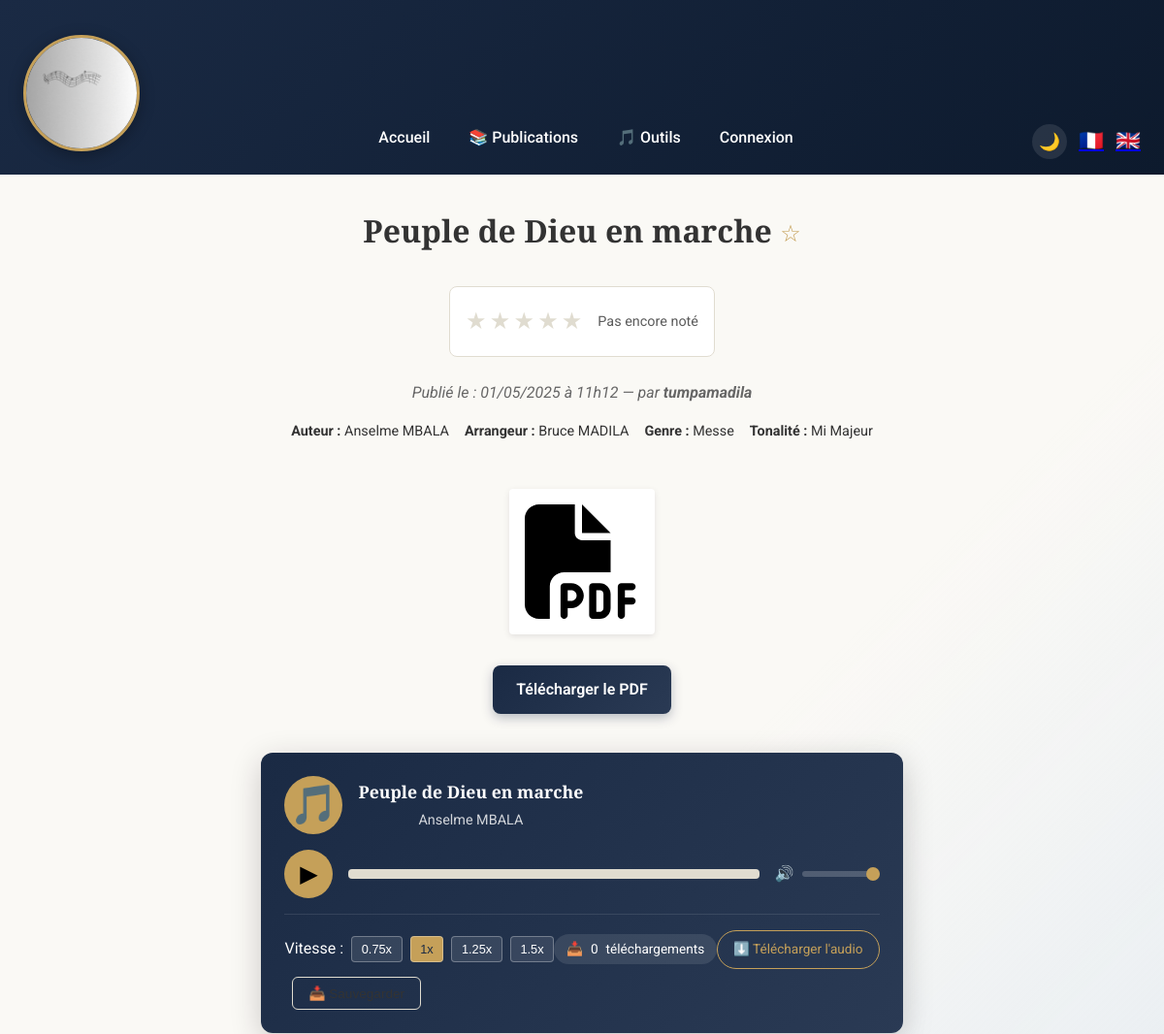
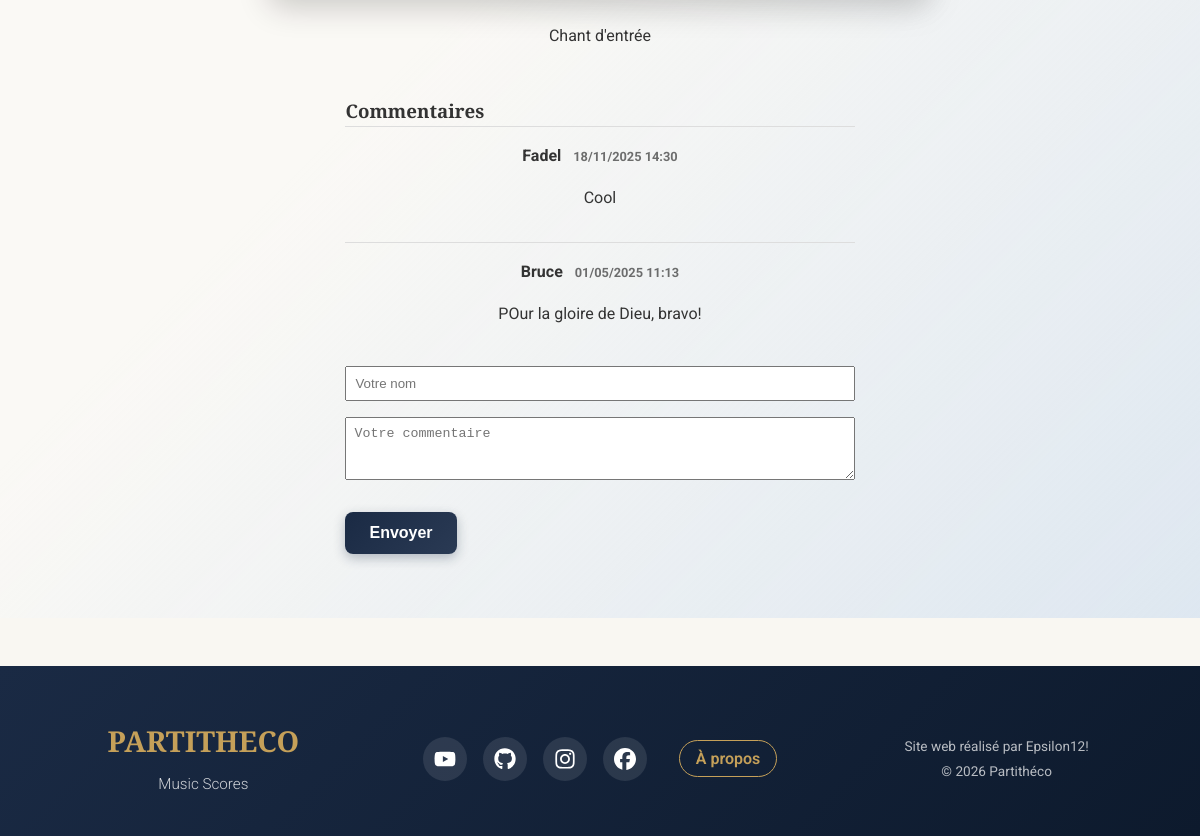
The page /project.php?id=8&lang=fr on the database its author committed (2 pictures, top to bottom).
### tables this page shows
CREATE TABLE projects (
                id INTEGER PRIMARY KEY AUTOINCREMENT,
                user_id INTEGER NOT NULL,
                title TEXT NOT NULL,
                description TEXT NOT NULL,
                thumbnail TEXT,
                date_publication DATETIME DEFAULT CURRENT_TIMESTAMP, media TEXT, author TEXT, arranger TEXT, genre TEXT, tonality TEXT, moment_messe TEXT, temps_liturgique TEXT, is_liturgical BOOLEAN DEFAULT 0, voix TEXT,
                FOREIGN KEY(user_id) REFERENCES users(id)
            );

CREATE TABLE users (
                id INTEGER PRIMARY KEY AUTOINCREMENT,
                username TEXT NOT NULL UNIQUE,
                email TEXT NOT NULL UNIQUE,
                password TEXT NOT NULL
            , paroisse TEXT, role_choral TEXT);

CREATE TABLE comments (
                    id          INTEGER PRIMARY KEY AUTOINCREMENT,
                    project_id  INTEGER NOT NULL,
                    author      TEXT NOT NULL,
                    content     TEXT NOT NULL,
                    created_at  DATETIME DEFAULT CURRENT_TIMESTAMP,
                    FOREIGN KEY(project_id) REFERENCES projects(id)
                );

### classes/Project.php (called while the page is built, shortened)
<?php
class Project {
    private PDO $pdo;
    public function __construct(PDO $pdo) {
        $this->pdo = $pdo;
    }
    public function getProjectById(int $id): ?array {
        $stmt = $this->pdo->prepare("
            SELECT
              p.*,
              u.username AS publisher
            FROM projects p
            JOIN users    u ON p.user_id = u.id
            WHERE p.id = :id
        ");
        $stmt->bindValue(':id', (int) $id, PDO::PARAM_INT);
        $stmt->execute();
        $res = $stmt->fetch(PDO::FETCH_ASSOC);
        return $res ?: null;
    }
}

### classes/Rating.php (called while the page is built, shortened)
<?php
class Rating {
    private PDO $pdo;
    public function __construct(PDO $pdo) {
        $this->pdo = $pdo;
    }
    public function getAverageRating(int $projectId): ?float {
        $stmt = $this->pdo->prepare("
            SELECT AVG(score) as avg, COUNT(*) as count FROM ratings WHERE project_id = :pid
        ");
        $stmt->bindValue(':pid', $projectId, PDO::PARAM_INT);
        $stmt->execute();
        $result = $stmt->fetch(PDO::FETCH_ASSOC);
        return $result && $result['count'] > 0 ? round((float)$result['avg'], 1) : null;
    }
}

### assets/locales/trad.php (called while the page is built, shortened)
<?php
$lang = $_SESSION['lang']
         ?? ($_COOKIE['lang'] ?? 'fr');
$transFile = __DIR__ . "/{$lang}.php";
$t = include $transFile;

### classes/Download.php (called while the page is built, shortened)
<?php
class Download {
    private PDO $pdo;
    public function __construct(PDO $pdo) {
        $this->pdo = $pdo;
    }
    public function getCountByProject(int $projectId): int {
        $stmt = $this->pdo->prepare("SELECT COUNT(*) FROM downloads WHERE project_id = :pid");
        $stmt->bindValue(':pid', $projectId, PDO::PARAM_INT);
        $stmt->execute();
        return (int) $stmt->fetchColumn();
    }
}

### classes/Comment.php (called while the page is built, shortened)
<?php
class Comment {
  private PDO $pdo;
  public function __construct(PDO $pdo) { $this->pdo = $pdo; }
  public function getByProject(int $pid): array {
    $stmt = $this->pdo->prepare("
      SELECT * FROM comments
      WHERE project_id = :pid
      ORDER BY created_at DESC
    ");
    $stmt->execute([':pid'=>$pid]);
    return $stmt->fetchAll(PDO::FETCH_ASSOC);
  }
}

### project.php (the view, shortened to what this page needs)
<?php
require_once __DIR__ . '/assets/locales/trad.php';
$db         = new Database();
$pdo        = $db->getPDO();
$projectObj = new Project($pdo);
$commentObj = new Comment($pdo);
$downloadObj = new Download($pdo);
$ratingObj = new Rating($pdo);
$projectId = (int) $_GET['id'];
$avgRating = $ratingObj->getAverageRating($projectId);
$ratingCount = $ratingObj->getRatingCount($projectId);
$project    = $projectObj->getProjectById($projectId);
$isFavorite = false;
$comments = $commentObj->getByProject($projectId);
include __DIR__ . '/includes/header.php';
include __DIR__ . '/includes/navbar.php';
?>
<main class="project-detail">
  <h1>
    <?= htmlspecialchars($project['title'], ENT_NOQUOTES, 'UTF-8', false) ?>
    <form method="post" style="display:inline;">
        <button type="submit" name="favorite_toggle" class="btn-favorite" title="<?= $isFavorite ? 'Retirer des favoris' : 'Ajouter aux favoris' ?>">
            <?= $isFavorite ? '★' : '☆' ?>
        </button>
    </form>
  </h1>
  <div class="rating-section" data-project-id="<?= $projectId ?>">
    <div class="stars-display">
      <?php for ($i = 1; $i <= 5; $i++): ?>
        <span class="star <?= ($avgRating && $i <= round($avgRating)) ? 'filled' : '' ?>" data-value="<?= $i ?>">★</span>
      <?php endfor; ?>
    </div>
    <span class="rating-info">
      <?php if ($avgRating): ?>
        <?= $avgRating ?>/5 (<?= $ratingCount ?> avis)
      <?php else: ?>
        Pas encore noté
      <?php endif; ?>
    </span>
  </div>
  <?php
    $dt        = new DateTime($project['date_publication']);
    $fmt       = $t['project']['date_format'];
    $formatted = $dt->format($fmt);
  ?>
  <p class="project-date">
    <?= htmlspecialchars($t['project']['published_on']) ?>
    <?= htmlspecialchars($formatted) ?>
    — <?= htmlspecialchars($t['project']['by']) ?>
    <strong><?= htmlspecialchars($project['publisher']) ?></strong>
  </p>
  <ul class="project-meta">
    <?php if ($project['author']):   ?>
      <li><strong><?= htmlspecialchars($t['project']['author']) ?></strong>
        <?= htmlspecialchars($project['author'])   ?>
      </li>
    <?php endif; ?>
    <?php if ($project['arranger']): ?>
      <li><strong><?= htmlspecialchars($t['project']['arranger']) ?></strong>
        <?= htmlspecialchars($project['arranger']) ?>
      </li>
    <?php endif; ?>
    <?php if ($project['genre']):    ?>
      <li><strong><?= htmlspecialchars($t['project']['genre']) ?></strong>
        <?= htmlspecialchars($project['genre'])    ?>
      </li>
    <?php endif; ?>
    <?php if ($project['tonality']): ?>
      <li><strong><?= htmlspecialchars($t['project']['tonality']) ?></strong>
        <?= htmlspecialchars($project['tonality']) ?>
      </li>
    <?php endif; ?>
  </ul>
  <?php
    $thumb = $project['thumbnail'] ?? '';
    if ($thumb) {
        $ext = strtolower(pathinfo($thumb, PATHINFO_EXTENSION));
        $url = "assets/img/{$thumb}";
        if (in_array($ext, ['jpg','jpeg','png','gif'])): ?>
          <a href="javascript:void(0)" onclick="openLightbox('<?= htmlspecialchars($url) ?>')">
            <img
              src="<?= htmlspecialchars($url) ?>"
              alt="Image de <?= htmlspecialchars($project['title'], ENT_NOQUOTES, 'UTF-8', false) ?>"
              class="project-media">
          </a>
          <p style="text-align:center; margin-top:.5rem;"><a class="btn-secondary" href="<?= htmlspecialchars($url) ?>" download>Télécharger l'image</a></p>
        <?php elseif ($ext === 'pdf'): ?>
          <a href="javascript:void(0)" onclick="openPDF('<?= htmlspecialchars($url) ?>')">
            <img
              src="assets/static/file-pdf-solid.svg"
              alt="PDF de <?= htmlspecialchars($project['title'], ENT_NOQUOTES, 'UTF-8', false) ?>"
              class="project-media pdf-icon">
          </a>
          <p style="text-align:center; margin-top:.5rem;"><a class="btn-primary" href="<?= htmlspecialchars($url) ?>" download>Télécharger le PDF</a></p>
        <?php endif;
    }
  ?>
  <?php if (!empty($project['media'])):
    $mext = strtolower(pathinfo($project['media'], PATHINFO_EXTENSION));
    $murl = "assets/img/{$project['media']}";
    if (in_array($mext, ['mp4','webm','ogg'])): ?>
      <video class="project-media" controls preload="metadata">
        <source src="<?= htmlspecialchars($murl) ?>" type="video/<?= $mext ?>">
        Votre navigateur ne supporte pas la vidéo.
      </video>
    <?php elseif (in_array($mext, ['mp3','wav','oga','ogg'])): ?>
      <div class="audio-player-enhanced" data-project-id="<?= $projectId ?>">
        <div class="player-header">
          <div class="player-icon">🎵</div>
          <div class="player-info">
            <h4><?= htmlspecialchars($project['title']) ?></h4>
            <p><?= htmlspecialchars($project['author'] ?? 'Auteur inconnu') ?></p>
          </div>
        </div>
        <div class="player-controls">
          <button class="btn-play">▶</button>
          <div class="progress-container">
            <div class="time-display">
              <span class="current-time">0:00</span>
              <span class="duration">0:00</span>
            </div>
          </div>
          <div class="volume-control">
            <span>🔊</span>
            <input type="range" class="volume-slider" min="0" max="1" step="0.1" value="1">
          </div>
        </div>
        <div class="extra-controls">
          <div class="speed-controls">
            <span>Vitesse :</span>
            <button class="btn-speed" data-speed="0.75">0.75x</button>
            <button class="btn-speed active" data-speed="1">1x</button>
            <button class="btn-speed" data-speed="1.25">1.25x</button>
            <button class="btn-speed" data-speed="1.5">1.5x</button>
          </div>
          <div class="download-stats">
            <span>📥</span>
            <span class="download-count"><?= $downloadObj->getCountByProject($projectId) ?></span>
            <span>téléchargements</span>
          </div>
          <a href="api/download.php?id=<?= $projectId ?>&type=audio" class="btn-download" onclick="trackDownload(<?= $projectId ?>, 'audio')">
            ⬇️ Télécharger l'audio
          </a>
        </div>
      </div>
    <?php endif;
  endif; ?>
  <p><?= nl2br(htmlspecialchars($project['description'], ENT_NOQUOTES, 'UTF-8', false)) ?></p>
  <section id="commentsSection">
    <h3><?= htmlspecialchars($t['comments']['title']) ?></h3>
    <?php if (empty($comments)): ?>
      <p>Aucun commentaire pour le moment.</p>
    <?php else: ?>
      <?php foreach ($comments as $cm): ?>
        <div class="comment-item">
          <p class="author">
            <?= htmlspecialchars($cm['author']) ?>
            <span class="date">
              <?= (new DateTime($cm['created_at']))->format('d/m/Y H:i') ?>
            </span>
          </p>
          <p class="content"><?= nl2br(htmlspecialchars($cm['content'], ENT_NOQUOTES, 'UTF-8', false)) ?></p>
        </div>
      <?php endforeach; ?>
    <?php endif; ?>
    <form method="post" novalidate class="comment-form">
      <input
        type="text"
        name="comment_author"
        placeholder="Votre nom"
        required>
      <textarea
        name="comment_content"
        rows="3"
        placeholder="Votre commentaire"
        required></textarea>
      <button name="comment_submit" type="submit">
        <?= htmlspecialchars($t['comments']['submit']) ?>
      </button>
    </form>
  </section>
</main>
<?php include __DIR__ . '/includes/footer.php'; ?>

### assets/css/base.css (style rules this page uses)
:root { --color-lit-night: #1a2a44; --color-lit-gold: #c5a059; --color-lit-white: #f9f7f2; --color-lit-accent: #8e2424; --primary-light: var(--color-lit-night); --text-action: var(--color-lit-accent); --background: var(--color-lit-white); --font-family: 'Roboto', Arial, sans-serif; --card-bg: #ffffff; --text-color: #333333; --border-color: #e0dcd0; --navbar-shadow: rgba(0,0,0,0.15); --skeleton-bg: #e8e4dc; }
*, *::before, *::after { box-sizing: border-box; margin: 0; padding: 0; }
html, body { height: 100%; }
body { display: flex; flex-direction: column; min-height: 100vh; font-family: var(--font-family); background-color: var(--background); color: var(--text-color); line-height: 1.6; transition: background-color 0.3s, color 0.3s; }
main { flex: 1; position: relative; z-index: 0; transition: background 0.3s; }
main { background: linear-gradient( 135deg, rgba(255, 255, 255, 0.272) 50%, rgba(220,230,240,0.95) 100% ); }

### assets/css/buttons.css (style rules this page uses)
.btn-primary, .btn-load-more, .newsletter-form button, .comment-form button, #backToTop { display: inline-flex; align-items: center; justify-content: center; gap: 0.5rem; padding: 0.75rem 1.5rem; background: linear-gradient(135deg, var(--color-lit-night) 0%, #2a3a54 100%); color: #fff; font-weight: 600; font-size: 1rem; border: none; border-radius: 8px; box-shadow: 0 4px 12px rgba(26, 42, 68, 0.3); cursor: pointer; transition: all 0.3s ease; text-decoration: none; }

### assets/css/projects.css (style rules this page uses)
.pdf-icon { display:block; width:150px; margin:1rem auto; object-fit:contain; background:#fff; padding:1rem; border-radius:4px; }
.project-media { display: block; margin: 1.5rem auto; width: auto; max-width: 500px; height: auto; border-radius: 4px; box-shadow: 0 2px 6px rgba(0,0,0,0.1); }

### assets/css/project-detail.css (style rules this page uses)
.project-detail { display:flex; flex-direction:column; align-items:center; padding:2rem 1rem; opacity:0; transform:translateY(20px); animation:fadeInUp .6s ease-out forwards; }
.project-detail h1 { text-align:center; margin-bottom:1rem; max-width:800px; animation-delay:.2s; }
.project-date { font-style:italic; color:#666; text-align:center; margin:.5rem 0 1.5rem; }
.project-meta { display:flex; gap:1rem; list-style:none; margin-bottom:1.5rem; padding:0; flex-wrap: wrap; justify-content: center; }
.project-meta li { font-size:.9rem; }
.project-media { display: block; margin: 1.5rem auto; width: 50%; max-width: 100%; max-height: 400px; height: auto; border-radius: 4px; box-shadow: 0 2px 6px rgba(0,0,0,0.1); }
.project-detail p { text-align:center; max-width:800px; margin-bottom:1rem; animation-delay:.6s; }
.project-detail .pdf-icon { width: 150px; }

### assets/css/forms.css (style rules this page uses)
.progress-container { display: none; margin-top: 1rem; background: var(--border-color); border-radius: 8px; overflow: hidden; height: 24px; position: relative; }

### assets/css/liturgique.css (style rules this page uses)
:root { --color-lit-night: #1a2a44; --color-lit-gold: #c5a059; --color-lit-white: #f9f7f2; --color-lit-accent: #8e2424; --primary-light: var(--color-lit-night); --text-action: var(--color-lit-accent); --background: var(--color-lit-white); --card-bg: #ffffff; --text-color: #333333; --border-color: #e0dcd0; --font-family-serif: 'Playfair Display', serif; --font-family-sans: 'Roboto', sans-serif; --font-family: var(--font-family-sans); }
body { font-family: var(--font-family); background-color: var(--background); color: var(--text-color); }
h1, h2, h3, .navbar-brand { font-family: var(--font-family-serif); font-weight: 700; }
.btn-primary { background-color: var(--color-lit-night); border-color: var(--color-lit-night); color: white; }
.btn-favorite { background: none; border: none; color: var(--color-lit-gold); font-size: 1.5rem; cursor: pointer; vertical-align: middle; transition: transform 0.2s; }

### assets/css/comments.css (style rules this page uses)
#commentsSection { max-width: 600px; margin: 2rem auto; }
.comment-form input, .comment-form textarea { width: 100%; padding: 0.5rem; margin: 0.5rem 0; box-sizing: border-box; }
.comment-form button { margin-top: 1rem; }
.comment-item { border-top: 1px solid #ddd; padding: 1rem 0; }
.comment-item .author { font-weight: bold; }
.comment-item .date { font-size: 0.8rem; color: var(--text-color); opacity: 0.7; margin-left: 0.5rem; }

### assets/css/ux-improvements.css (style rules this page uses)
.progress-container { display: none; width: 100%; background-color: var(--border-color); border-radius: 4px; margin: 1rem 0; height: 10px; overflow: hidden; }

### rows shown on the page
projects: title "Peuple de Dieu en marche", date_publication "01/05/2025 à 11h12", user.username "tumpamadila", author "Anselme MBALA", arranger "Bruce MADILA", genre "Messe", tonality "Mi Majeur", description "Chant d'entrée"
comments: author "Fadel", created_at "18/11/2025 14:30", content "Cool"
comments: author "Bruce", created_at "01/05/2025 11:13", content "POur la gloire de Dieu, bravo!"

### other values the page prints
$t['nav']['home'] "Accueil"
$t['nav']['login'] "Connexion"
$t['project']['published_on'] "Publié le :"
$t['project']['by'] "par"
$t['project']['author'] "Auteur :"
$t['project']['arranger'] "Arrangeur :"
$t['project']['genre'] "Genre :"
$t['project']['tonality'] "Tonalité :"
$downloadObj->getCountByProject($projectId) "0"
$t['comments']['title'] "Commentaires"
$t['comments']['submit'] "Envoyer"
$t['nav']['about'] "À propos"
$t['footer']['credits'] "Site web réalisé par Epsilon12!"
